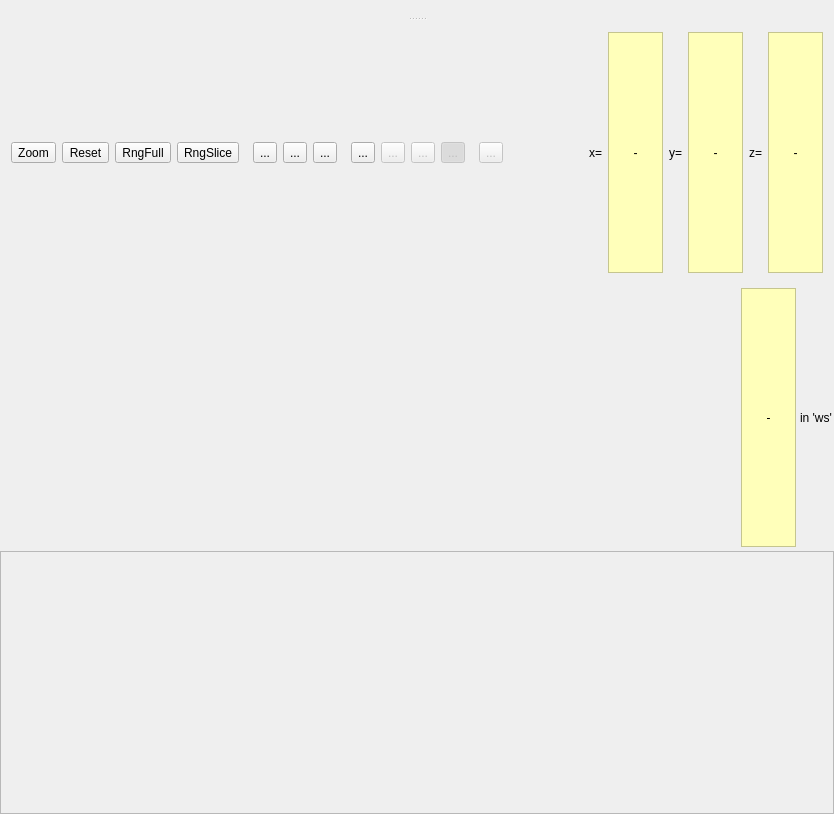
<?xml version="1.0" encoding="UTF-8"?>
<ui version="4.0">
 <class>SliceViewerClass</class>
 <widget class="QWidget" name="SliceViewerClass">
  <property name="geometry">
   <rect>
    <x>0</x>
    <y>0</y>
    <width>834</width>
    <height>814</height>
   </rect>
  </property>
  <property name="windowTitle">
   <string>SliceViewer</string>
  </property>
  <layout class="QVBoxLayout" name="verticalLayout">
   <property name="spacing">
    <number>3</number>
   </property>
   <property name="margin">
    <number>0</number>
   </property>
   <item>
    <widget class="QSplitter" name="splitter">
     <property name="orientation">
      <enum>Qt::Vertical</enum>
     </property>
     <property name="opaqueResize">
      <bool>false</bool>
     </property>
     <widget class="QFrame" name="frmControls">
      <property name="autoFillBackground">
       <bool>false</bool>
      </property>
      <property name="styleSheet">
       <string notr="true">QFrame 
{
    margin: 0px;
    padding: 1px;
 /*   background-color: gray; */
}</string>
      </property>
      <property name="frameShape">
       <enum>QFrame::NoFrame</enum>
      </property>
      <property name="frameShadow">
       <enum>QFrame::Raised</enum>
      </property>
      <layout class="QVBoxLayout" name="verticalLayoutControls">
       <property name="spacing">
        <number>0</number>
       </property>
       <property name="sizeConstraint">
        <enum>QLayout::SetMinimumSize</enum>
       </property>
       <property name="margin">
        <number>0</number>
       </property>
      </layout>
     </widget>
     <widget class="QFrame" name="frmBottom">
      <property name="frameShape">
       <enum>QFrame::NoFrame</enum>
      </property>
      <property name="frameShadow">
       <enum>QFrame::Raised</enum>
      </property>
      <layout class="QVBoxLayout" name="layoutBottom">
       <property name="spacing">
        <number>2</number>
       </property>
       <property name="margin">
        <number>0</number>
       </property>
       <item>
        <widget class="QFrame" name="frmToolbar">
         <property name="autoFillBackground">
          <bool>false</bool>
         </property>
         <property name="styleSheet">
          <string notr="true">QFrame {
  /*  background-color: rgb(193, 193, 193); */
}</string>
         </property>
         <property name="frameShape">
          <enum>QFrame::NoFrame</enum>
         </property>
         <property name="frameShadow">
          <enum>QFrame::Raised</enum>
         </property>
         <layout class="QHBoxLayout" name="horizontalLayout">
          <item>
           <widget class="QToolButton" name="btnZoom">
            <property name="enabled">
             <bool>true</bool>
            </property>
            <property name="text">
             <string>Zoom</string>
            </property>
           </widget>
          </item>
          <item>
           <widget class="QToolButton" name="btnResetZoom">
            <property name="toolTip">
             <string>Reset the zoom to the extents of the data</string>
            </property>
            <property name="text">
             <string>Reset</string>
            </property>
            <property name="icon">
             <iconset resource="../../icons/SliceViewerIcons.qrc">
              <normaloff>:/SliceViewer/icons/view-fullscreen.png</normaloff>:/SliceViewer/icons/view-fullscreen.png</iconset>
            </property>
            <property name="iconSize">
             <size>
              <width>18</width>
              <height>18</height>
             </size>
            </property>
           </widget>
          </item>
          <item>
           <widget class="QToolButton" name="btnRangeFull">
            <property name="toolTip">
             <string>Reset the color range to the full range of the workspace</string>
            </property>
            <property name="text">
             <string>RngFull</string>
            </property>
            <property name="icon">
             <iconset resource="../../icons/SliceViewerIcons.qrc">
              <normaloff>:/SliceViewer/icons/color-pallette.png</normaloff>:/SliceViewer/icons/color-pallette.png</iconset>
            </property>
            <property name="iconSize">
             <size>
              <width>18</width>
              <height>18</height>
             </size>
            </property>
           </widget>
          </item>
          <item>
           <widget class="QToolButton" name="btnRangeSlice">
            <property name="toolTip">
             <string>Reset the color scale to the range of the currently visible slice</string>
            </property>
            <property name="text">
             <string>RngSlice</string>
            </property>
            <property name="icon">
             <iconset resource="../../icons/SliceViewerIcons.qrc">
              <normaloff>:/SliceViewer/icons/color-pallette-part.png</normaloff>:/SliceViewer/icons/color-pallette-part.png</iconset>
            </property>
            <property name="iconSize">
             <size>
              <width>18</width>
              <height>18</height>
             </size>
            </property>
           </widget>
          </item>
          <item>
           <spacer name="horizontalSpacer_2">
            <property name="orientation">
             <enum>Qt::Horizontal</enum>
            </property>
            <property name="sizeType">
             <enum>QSizePolicy::Fixed</enum>
            </property>
            <property name="sizeHint" stdset="0">
             <size>
              <width>8</width>
              <height>8</height>
             </size>
            </property>
           </spacer>
          </item>
          <item>
           <widget class="QToolButton" name="btnDoLine">
            <property name="toolTip">
             <string>Draw a 1D integration line</string>
            </property>
            <property name="text">
             <string>...</string>
            </property>
            <property name="icon">
             <iconset resource="../../icons/SliceViewerIcons.qrc">
              <normaloff>:/SliceViewer/icons/stock-tool-pencil-16.png</normaloff>:/SliceViewer/icons/stock-tool-pencil-16.png</iconset>
            </property>
            <property name="iconSize">
             <size>
              <width>18</width>
              <height>18</height>
             </size>
            </property>
            <property name="checkable">
             <bool>true</bool>
            </property>
            <property name="checked">
             <bool>false</bool>
            </property>
           </widget>
          </item>
          <item>
           <widget class="QToolButton" name="btnClearLine">
            <property name="toolTip">
             <string>Remove the currently drawn line</string>
            </property>
            <property name="text">
             <string>...</string>
            </property>
            <property name="icon">
             <iconset resource="../../icons/SliceViewerIcons.qrc">
              <normaloff>:/SliceViewer/icons/cross.png</normaloff>:/SliceViewer/icons/cross.png</iconset>
            </property>
            <property name="iconSize">
             <size>
              <width>18</width>
              <height>18</height>
             </size>
            </property>
           </widget>
          </item>
          <item>
           <widget class="QToolButton" name="btnSnapToGrid">
            <property name="toolTip">
             <string>Snap to grid when drawing line</string>
            </property>
            <property name="text">
             <string>...</string>
            </property>
            <property name="icon">
             <iconset resource="../../icons/SliceViewerIcons.qrc">
              <normaloff>:/SliceViewer/icons/grid.png</normaloff>:/SliceViewer/icons/grid.png</iconset>
            </property>
            <property name="iconSize">
             <size>
              <width>18</width>
              <height>18</height>
             </size>
            </property>
            <property name="checkable">
             <bool>true</bool>
            </property>
           </widget>
          </item>
          <item>
           <spacer name="horizontalSpacer_4">
            <property name="orientation">
             <enum>Qt::Horizontal</enum>
            </property>
            <property name="sizeType">
             <enum>QSizePolicy::Fixed</enum>
            </property>
            <property name="sizeHint" stdset="0">
             <size>
              <width>8</width>
              <height>8</height>
             </size>
            </property>
           </spacer>
          </item>
          <item>
           <widget class="QToolButton" name="btnRebinMode">
            <property name="toolTip">
             <string>Dynamically rebin the viewed slice</string>
            </property>
            <property name="text">
             <string>...</string>
            </property>
            <property name="icon">
             <iconset resource="../../icons/SliceViewerIcons.qrc">
              <normaloff>:/SliceViewer/icons/document-new.png</normaloff>:/SliceViewer/icons/document-new.png</iconset>
            </property>
            <property name="iconSize">
             <size>
              <width>18</width>
              <height>18</height>
             </size>
            </property>
            <property name="checkable">
             <bool>true</bool>
            </property>
           </widget>
          </item>
          <item>
           <widget class="QToolButton" name="btnRebinRefresh">
            <property name="enabled">
             <bool>false</bool>
            </property>
            <property name="text">
             <string>...</string>
            </property>
            <property name="icon">
             <iconset resource="../../icons/SliceViewerIcons.qrc">
              <normaloff>:/SliceViewer/icons/refresh.png</normaloff>:/SliceViewer/icons/refresh.png</iconset>
            </property>
            <property name="iconSize">
             <size>
              <width>18</width>
              <height>18</height>
             </size>
            </property>
           </widget>
          </item>
          <item>
           <widget class="QToolButton" name="btnAutoRebin">
            <property name="enabled">
             <bool>false</bool>
            </property>
            <property name="toolTip">
             <string>Auto rebin</string>
            </property>
            <property name="text">
             <string>...</string>
            </property>
            <property name="icon">
             <iconset resource="../../icons/SliceViewerIcons.qrc">
              <normaloff>:/SliceViewer/icons/auto_rebin.png</normaloff>:/SliceViewer/icons/auto_rebin.png</iconset>
            </property>
            <property name="iconSize">
             <size>
              <width>18</width>
              <height>18</height>
             </size>
            </property>
            <property name="checkable">
             <bool>true</bool>
            </property>
            <property name="toolButtonStyle">
             <enum>Qt::ToolButtonIconOnly</enum>
            </property>
           </widget>
          </item>
          <item>
           <widget class="QToolButton" name="btnRebinLock">
            <property name="enabled">
             <bool>false</bool>
            </property>
            <property name="toolTip">
             <string>Lock the rebinned workspace in place (use the refresh button to refresh)</string>
            </property>
            <property name="text">
             <string>...</string>
            </property>
            <property name="icon">
             <iconset resource="../../icons/SliceViewerIcons.qrc">
              <normaloff>:/SliceViewer/icons/stock-lock.png</normaloff>:/SliceViewer/icons/stock-lock.png</iconset>
            </property>
            <property name="iconSize">
             <size>
              <width>18</width>
              <height>18</height>
             </size>
            </property>
            <property name="checkable">
             <bool>true</bool>
            </property>
            <property name="checked">
             <bool>true</bool>
            </property>
           </widget>
          </item>
          <item>
           <spacer name="horizontalSpacer_5">
            <property name="orientation">
             <enum>Qt::Horizontal</enum>
            </property>
            <property name="sizeType">
             <enum>QSizePolicy::Fixed</enum>
            </property>
            <property name="sizeHint" stdset="0">
             <size>
              <width>8</width>
              <height>8</height>
             </size>
            </property>
           </spacer>
          </item>
          <item>
           <widget class="QToolButton" name="btnPeakOverlay">
            <property name="enabled">
             <bool>false</bool>
            </property>
            <property name="toolTip">
             <string>Overlay a peaks workspace</string>
            </property>
            <property name="text">
             <string>...</string>
            </property>
            <property name="icon">
             <iconset resource="../../icons/SliceViewerIcons.qrc">
              <normaloff>:/SliceViewer/icons/peak.png</normaloff>
              <disabledoff>:/SliceViewer/icons/peak_disabled.png</disabledoff>:/SliceViewer/icons/peak.png</iconset>
            </property>
            <property name="iconSize">
             <size>
              <width>18</width>
              <height>18</height>
             </size>
            </property>
            <property name="checkable">
             <bool>true</bool>
            </property>
           </widget>
          </item>
          <item>
           <spacer name="horizontalSpacer">
            <property name="orientation">
             <enum>Qt::Horizontal</enum>
            </property>
            <property name="sizeHint" stdset="0">
             <size>
              <width>40</width>
              <height>20</height>
             </size>
            </property>
           </spacer>
          </item>
          <item>
           <widget class="QLabel" name="label">
            <property name="text">
             <string>x=</string>
            </property>
           </widget>
          </item>
          <item>
           <widget class="QLabel" name="lblInfoX">
            <property name="minimumSize">
             <size>
              <width>55</width>
              <height>0</height>
             </size>
            </property>
            <property name="toolTip">
             <string>X-coordinate of point under the mouse</string>
            </property>
            <property name="autoFillBackground">
             <bool>false</bool>
            </property>
            <property name="styleSheet">
             <string notr="true">QLabel {
 background-color : rgb(255, 255, 186);
 color : black; 
}</string>
            </property>
            <property name="frameShape">
             <enum>QFrame::StyledPanel</enum>
            </property>
            <property name="text">
             <string>-</string>
            </property>
            <property name="alignment">
             <set>Qt::AlignCenter</set>
            </property>
           </widget>
          </item>
          <item>
           <widget class="QLabel" name="label_2">
            <property name="text">
             <string>y=</string>
            </property>
           </widget>
          </item>
          <item>
           <widget class="QLabel" name="lblInfoY">
            <property name="minimumSize">
             <size>
              <width>55</width>
              <height>0</height>
             </size>
            </property>
            <property name="toolTip">
             <string>Y-coordinate of point under the mouse</string>
            </property>
            <property name="autoFillBackground">
             <bool>false</bool>
            </property>
            <property name="styleSheet">
             <string notr="true">QLabel {
 background-color : rgb(255, 255, 186);
 color : black; 
}</string>
            </property>
            <property name="frameShape">
             <enum>QFrame::StyledPanel</enum>
            </property>
            <property name="text">
             <string>-</string>
            </property>
            <property name="alignment">
             <set>Qt::AlignCenter</set>
            </property>
           </widget>
          </item>
          <item>
           <widget class="QLabel" name="label_3">
            <property name="text">
             <string>z=</string>
            </property>
           </widget>
          </item>
          <item>
           <widget class="QLabel" name="lblInfoSignal">
            <property name="minimumSize">
             <size>
              <width>55</width>
              <height>0</height>
             </size>
            </property>
            <property name="toolTip">
             <string>Signal at the point under the mouse</string>
            </property>
            <property name="autoFillBackground">
             <bool>false</bool>
            </property>
            <property name="styleSheet">
             <string notr="true">QLabel {
 background-color : rgb(255, 255, 186);
 color : black; 
}</string>
            </property>
            <property name="frameShape">
             <enum>QFrame::StyledPanel</enum>
            </property>
            <property name="text">
             <string>-</string>
            </property>
            <property name="alignment">
             <set>Qt::AlignCenter</set>
            </property>
           </widget>
          </item>
         </layout>
        </widget>
       </item>
       <item>
        <widget class="QFrame" name="frmMouseInfo">
         <property name="frameShape">
          <enum>QFrame::NoFrame</enum>
         </property>
         <property name="frameShadow">
          <enum>QFrame::Raised</enum>
         </property>
         <layout class="QHBoxLayout" name="horizontalLayout_2">
          <property name="spacing">
           <number>4</number>
          </property>
          <property name="margin">
           <number>2</number>
          </property>
          <item>
           <spacer name="horizontalSpacer_3">
            <property name="orientation">
             <enum>Qt::Horizontal</enum>
            </property>
            <property name="sizeHint" stdset="0">
             <size>
              <width>40</width>
              <height>20</height>
             </size>
            </property>
           </spacer>
          </item>
          <item>
           <widget class="QLabel" name="lblOriginalCoord">
            <property name="minimumSize">
             <size>
              <width>55</width>
              <height>0</height>
             </size>
            </property>
            <property name="font">
             <font>
              <family>Courier 10 Pitch</family>
             </font>
            </property>
            <property name="toolTip">
             <string>Coordinates of the point under the mouse, in the original workspace dimensions.</string>
            </property>
            <property name="autoFillBackground">
             <bool>false</bool>
            </property>
            <property name="styleSheet">
             <string notr="true">QLabel {
 background-color : rgb(255, 255, 186);
 color : black; 
}</string>
            </property>
            <property name="frameShape">
             <enum>QFrame::StyledPanel</enum>
            </property>
            <property name="text">
             <string>-</string>
            </property>
            <property name="alignment">
             <set>Qt::AlignCenter</set>
            </property>
           </widget>
          </item>
          <item>
           <widget class="QLabel" name="lblOriginalWorkspace">
            <property name="toolTip">
             <string>Name of the original workspace from which this was binned</string>
            </property>
            <property name="text">
             <string>in 'ws'</string>
            </property>
           </widget>
          </item>
         </layout>
        </widget>
       </item>
       <item>
        <widget class="QFrame" name="frmPlot">
         <property name="frameShape">
          <enum>QFrame::StyledPanel</enum>
         </property>
         <property name="frameShadow">
          <enum>QFrame::Raised</enum>
         </property>
         <layout class="QHBoxLayout" name="horizontalLayout_3">
          <item>
           <widget class="MantidQt::MantidWidgets::SafeQwtPlot" name="safeQwtPlot"/>
          </item>
          <item>
           <widget class="MantidQt::SliceViewer::ColorBarWidget" name="colorBarWidget" native="true"/>
          </item>
         </layout>
        </widget>
       </item>
      </layout>
     </widget>
    </widget>
   </item>
  </layout>
 </widget>
 <layoutdefault spacing="6" margin="11"/>
 <customwidgets>
  <customwidget>
   <class>MantidQt::SliceViewer::ColorBarWidget</class>
   <extends>QWidget</extends>
   <header>MantidQtSliceViewer/ColorBarWidget.h</header>
  </customwidget>
  <customwidget>
   <class>QwtPlot</class>
   <extends>QFrame</extends>
   <header>qwt_plot.h</header>
   <container>1</container>
  </customwidget>
  <customwidget>
   <class>MantidQt::MantidWidgets::SafeQwtPlot</class>
   <extends>QwtPlot</extends>
   <header>MantidQtMantidWidgets/SafeQwtPlot.h</header>
   <container>1</container>
  </customwidget>
 </customwidgets>
 <resources>
  <include location="../../icons/SliceViewerIcons.qrc"/>
 </resources>
 <connections>
  <connection>
   <sender>btnResetZoom</sender>
   <signal>clicked()</signal>
   <receiver>SliceViewerClass</receiver>
   <slot>show()</slot>
   <hints>
    <hint type="sourcelabel">
     <x>93</x>
     <y>106</y>
    </hint>
    <hint type="destinationlabel">
     <x>254</x>
     <y>206</y>
    </hint>
   </hints>
  </connection>
 </connections>
</ui>
